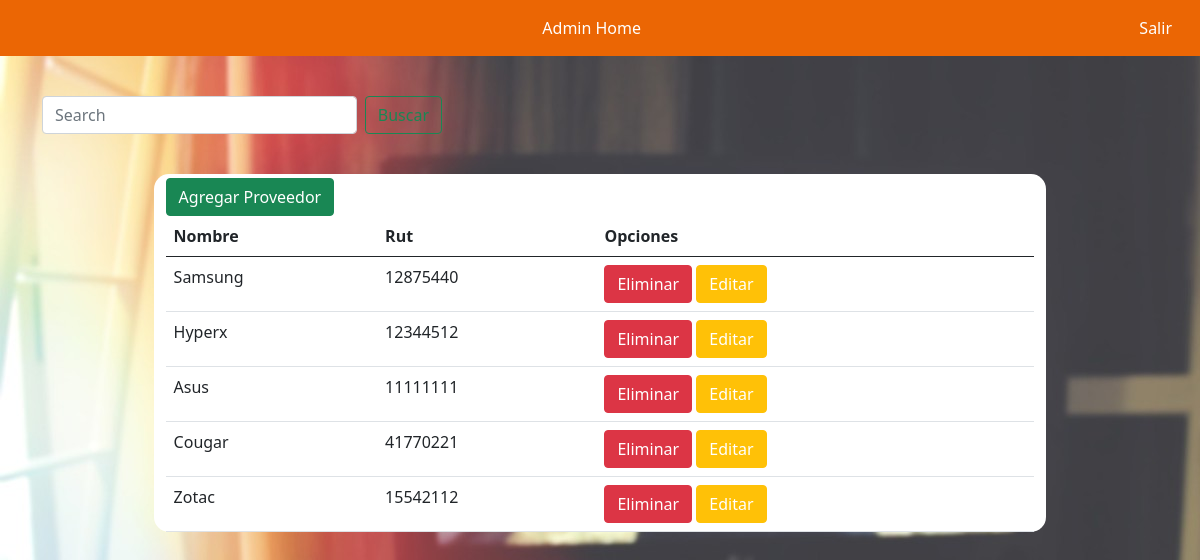
Page /productos/proveedores/ (signed in) on the committed database.
### producto/models.py (models this page shows, shortened)
class Proveedor(models.Model):
    id_proveedor = models.AutoField(primary_key=True)
    rut          = models.CharField(max_length=12, null=True)
    nombre       = models.CharField(max_length=50, null=False)
    id_pais      = models.ForeignKey(Pais, on_delete=models.CASCADE)

### producto/views.py (the view)
# urls.py: path('proveedores/', listar_proveedor, name="proveedores"),
def listar_proveedor(request):
    busqueda = request.GET.get("buscar")
    proveedores = Proveedor.objects.all()
    if busqueda:
        proveedores = Proveedor.objects.filter(
            Q(nombre__icontains = busqueda) |
            Q(rut__icontains = busqueda)
        ).distinct()
    if request.user.is_staff:
        return render(request, 'proveedor/listaProveedores.html', {'entity':proveedores})
    else:
         return render(request,'acceso-denegado.html')

### carrito/context_processor.py (called while the page is built)
def importe_total_carro(request):
    total=0
    if 'carro' in request.session:
        for key, value in request.session["carro"].items():
            total=total+(int(value["precio"]))
    return {"importe_total_carro":total}

def precio_totalMasEnvio(request):
    precio_envio = PrecioEnvio.objects.only('precio').get(id_envio=1)
    total=0 + precio_envio.precio
    if 'carro' in request.session:
        for key, value in request.session["carro"].items():
            total=total+(int(value["precio"]))
    return {"precio_totalMasEnvio":total}

### producto/templates/proveedor/listaProveedores.html (shortened to what this page needs)
{% extends 'baseadmin.html' %}
{% load crispy_forms_tags %}
{% load static %}
{% block body %}
<div class="container-sm">
  <form class="d-flex" id="barraBusqueda" method="GET">
      <input class="form-control me-2" type="search" placeholder="Search" aria-label="Search" name="buscar"
          value="{{request.GET.buscar}}">
      <button class="btn btn-outline-success" type="submit">Buscar</button>
  </form>
</div>
<div class="container" id="cajaProveedores">
  <div class="container-sm" id="proveedores">
    <button type="button" class="btn btn-success mt-1"><a href="{% url 'agregar_proveedor' %}">Agregar Proveedor</a></button>
    <table class="table">
      <thead>
        <tr>
          <th scope="col">Nombre</th>
          <th scope="col">Rut</th>
          <th scope="col">Opciones</th>
        </tr>
      </thead>
      <tbody>
        {% for p in entity %}
        <tr>
          <td>{{ p.nombre | title }}</td>
          <td>{{ p.rut | title }}</td>
          <td>
            <button type="button" class="btn btn-danger"><a
                href="#" onclick="AlertEliminarProveedor({{ p.id_proveedor }});">Eliminar</a></button>
            <button type="button" class="btn btn-warning"><a
                href="{% url 'modificar_proveedor' p.id_proveedor %}">Editar</a></button>
          </td>
        </tr>
        {% endfor %}
      </tbody>
    </table>
  </div>
</div>
{% endblock %}

### static/css/admin.css (style rules this page uses)
body { background: white url("../imagenes/fondo.jpg") ; }
.btn a { text-decoration: none; color: white; }
#proveedores { background-color: white; margin-top: 40px; border-radius: 15px; width: 80%; }
#barraBusqueda { width: 400px; margin-top: 40px; }

### rows in the picture
Proveedor: nombre "Samsung", rut "12875440"
Proveedor: nombre "Hyperx", rut "12344512"
Proveedor: nombre "Asus", rut "11111111"
Proveedor: nombre "Cougar", rut "41770221"
Proveedor: nombre "Zotac", rut "15542112"
